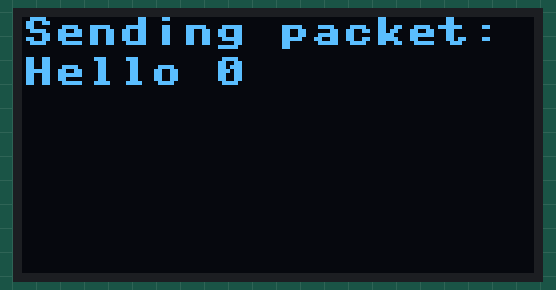
Simulated run of this program. Board: ESP32 board running MicroPython. Parts: 128×64 one-colour display. No radio messages arrive unless stated (any console line starting 'radio sent:' is added by the test bench); what the program prints to the serial console is not drawn.

Above: at 0.2 s.
At 5.3 s:
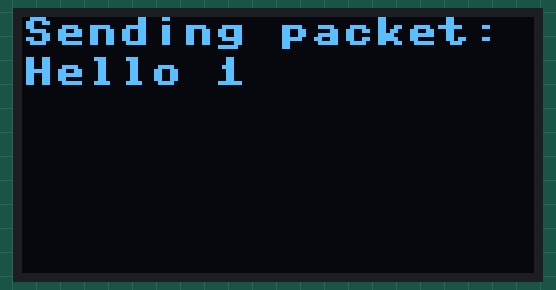
At 10.4 s:
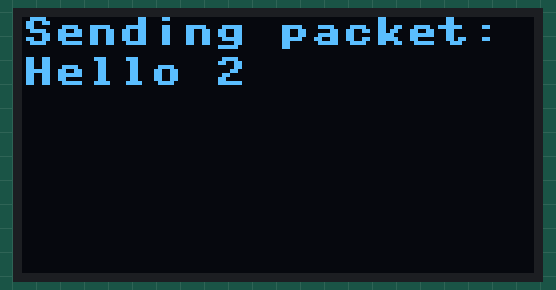
At 20.5 s:
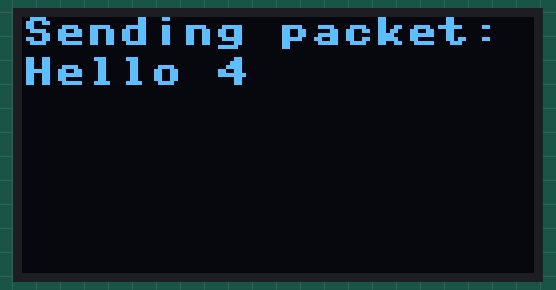
At 35.8 s:
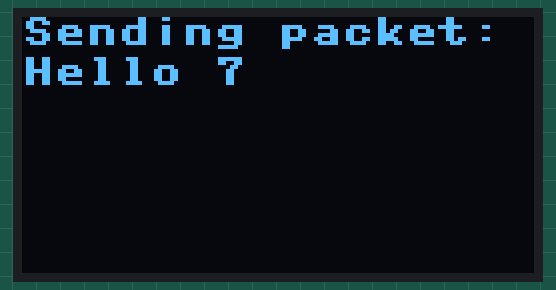

The program:

main.py
```python
#import LoRaDuplexCallback
#import LoRaPingPong
#import LoRaSender
from examples import LoRaSender
from examples import LoRaReceiver

from config import *
from machine import Pin, SoftSPI
from sx127x import SX127x

device_spi = SoftSPI(baudrate = 10000000,
        polarity = 0, phase = 0, bits = 8, firstbit = SoftSPI.MSB,
        sck = Pin(device_config['sck'], Pin.OUT, Pin.PULL_DOWN),
        mosi = Pin(device_config['mosi'], Pin.OUT, Pin.PULL_UP),
        miso = Pin(device_config['miso'], Pin.IN, Pin.PULL_UP))

lora = SX127x(device_spi, pins=device_config, parameters=lora_parameters)

node = 'sensor' #sender/relay/gateway

if __name__ == '__main__':
    if node == 'sensor':
        LoRaSender.send(lora)
    if node == 'relay':
        #LoRaReceiver.receive(lora)
        LoRaSender.send(lora)
    if node == 'gateway':
        LoRaReceiver.receive(lora)
```

LoRaSender.py
```python
from machine import Pin, SoftI2C
from ssd1306 import SSD1306_I2C
from time import sleep

oledSDA = Pin(15, Pin.OUT, Pin.PULL_UP)
oledSCL = Pin(4, Pin.OUT, Pin.PULL_UP)
oledRST = Pin(16, Pin.OUT)
oledRST.value(1)
i2c = SoftI2C(oledSDA, oledSCL)
oled = SSD1306_I2C(128, 64, i2c)


def send(lora):
    counter = 0
    print("LoRa Sender")

    while True:
        payload = f'Hello {counter}'
        #print("Sending packet: \n{}\n".format(payload))
        #oled.show_text_wrap("{0} RSSI: {1}".format(payload, lora.packet_rssi()))
        lora.println(payload)
        oled.fill(0)
        oled.text('Sending packet:' , 0, 0)
        oled.text(f'{payload}' , 0, 10)
        oled.show()
        counter += 1
        sleep(5)
```

LoRaReceiver.py
```python
from machine import Pin, SoftI2C
from ssd1306 import SSD1306_I2C
from time import sleep

oledSDA = Pin(15, Pin.OUT, Pin.PULL_UP)
oledSCL = Pin(4, Pin.OUT, Pin.PULL_UP)
oledRST = Pin(16, Pin.OUT)
oledRST.value(1)
i2c = SoftI2C(oledSDA, oledSCL)
oled = SSD1306_I2C(128, 64, i2c)

def receive(lora):
    print("LoRa Receiver")
    oled.fill(0)
    oled.text("LoRa Receiver", 10, 10)
    oled.show()

    while True:
        if lora.received_packet():
            lora.blink_led()
            payload = lora.read_payload()
            print(payload)
            oled.fill(0)
            oled.text(payload, 10, 10)
            oled.show()
```

config.py
```python
# (licence header left out)
"""
# ES32 TTGO v1.0
device_config = {
    'miso':19,
    'mosi':27,
    'ss':18,
    'sck':5,
    'dio_0':26,
    'reset':14,
    'led':2,
}

# M5Stack ATOM Matrix
device_config = {
    'miso':23,
    'mosi':19,
    'ss':22,
    'sck':33,
    'dio_0':25,
    'reset':21,
    'led':12,
}


#M5Stack & LoRA868 Module
device_config = {
    'miso':19,
    'mosi':23,
    'ss':5,
    'sck':18,
    'dio_0':26,
    'reset':36,
    'led':12,
}
"""
#Heltec Lora32 v2.1
device_config = {
    'miso':19,
    'mosi':27,
    'ss':18,
    'sck':5,
    'dio_0':26,
    'reset':14,
    'led':25,
}

app_config = {
    'loop': 200,
    'sleep': 100,
}

lora_parameters = {
    'frequency': 915E6,
    'tx_power_level': 2,
    'signal_bandwidth': 125E3,
    'spreading_factor': 8,
    'coding_rate': 5,
    'preamble_length': 8,
    'implicit_header': False,
    'sync_word': 0x12,
    'enable_CRC': False,
    'invert_IQ': False,
}

wifi_config = {
    'ssid':'',
    'password':''
}
```

Measured:
- what the display in image 0 shows lasts 5.1 s, from 0.1 s to 5.2 s
